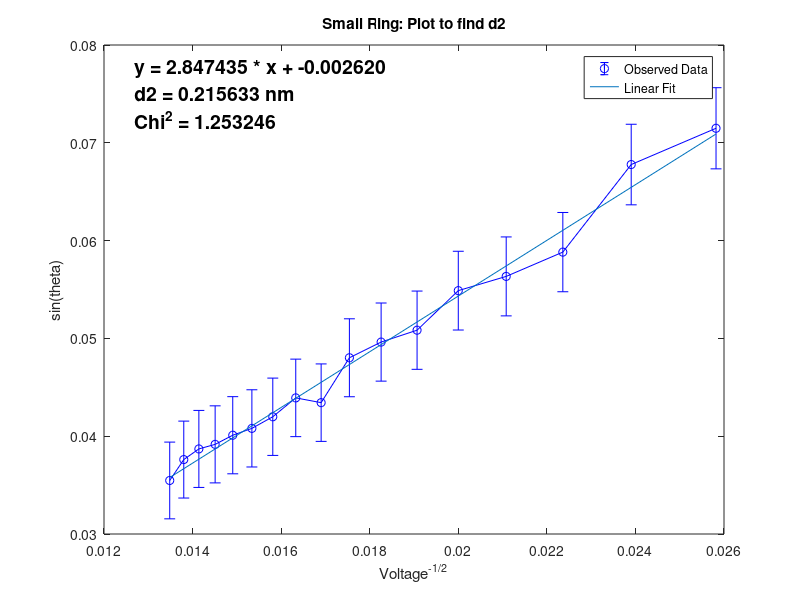
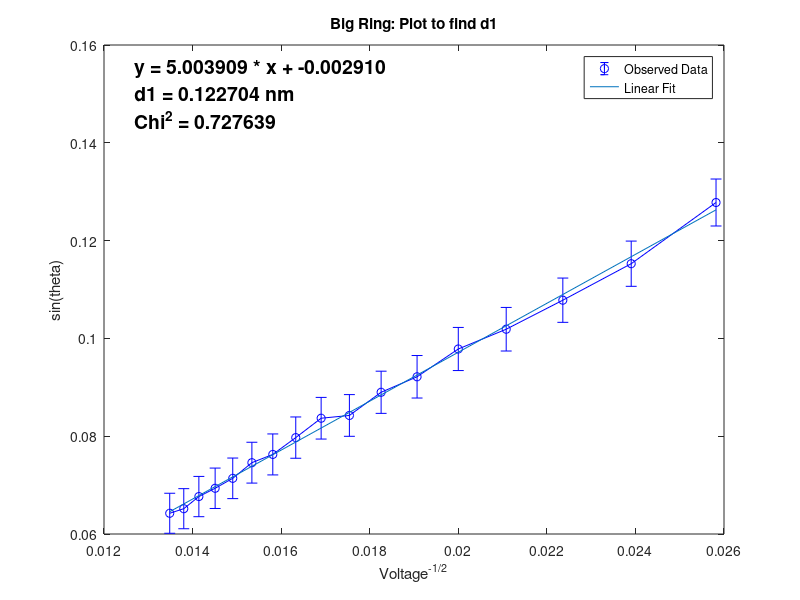

Recreate these plots in MATLAB, in order.
%% Physics 301 Electron Diffraction Lab


%% Importing Raw Data

Vt = [1.5:.25:5.5];
V = 1000 * Vt';

Ds = [36.71;34.85;30.33;29.07;28.33;26.27;25.65;24.83;22.48;22.73;21.74;21.13;20.77;20.29;20.05;19.49;18.39];
Db = [63.82;58.01;54.48;51.64;49.69;46.93;45.38;43.05;42.77;40.81;39.10;38.26;36.66;35.64;34.79;33.54;33.07];

L = 130; %+/- 2mm
R = 66; %+/- .1mm
tt = 1.5;

%% Plotting for the small ring

thetaS = 0.5 * atan(Ds./(2*(L-R+(R^2-(Ds/2).^2).^(1/2))));

%% Find Uncertainty in Theta

%Uncertainty due to R uncertainty
Rs = R + .1;
UfromR = thetaS - 0.5 * atan(Ds./(2*(L-Rs+(Rs^2-(Ds/2).^2).^(1/2))));

%Uncertainty due to L uncertainty
Ls = L + 2;
UfromL = thetaS - 0.5 * atan(Ds./(2*(Ls-R+(R^2-(Ds/2).^2).^(1/2))));

%Uncertainty due to D uncertainty
Dss = Ds + 2;
UfromDs = thetaS - 0.5 * atan(Dss./(2*(L-R+(R^2-(Dss/2).^2).^(1/2))));

%Add in quadrature
thetaSerror = (UfromR.^2 + UfromL.^2 + UfromDs.^2).^(1/2);


%% Variables to Plot 

Ys = sin(thetaS);
Xs = V.^(-1/2);

%% Uncertainty in Ys

UYs = Ys - sin(thetaS + thetaSerror);

%% Plotting and Fitting

ps = polyfit(Xs,Ys,1);
PS = Xs.*ps(1) + ps(2);
d2 = .614 / ps(1);

% Find Chi Squared
chi2s = 0;
for i = 1:length(Xs)
    chi2s = chi2s + ((Ys(i) - PS(i))^2 / (UYs(i)^2));
end

LittleRing = figure(1);

errorbar(Xs,Ys,UYs,'b-o')
hold on
plot(Xs,ps(1)*Xs+ps(2))
ylabel('sin(theta)')
xlabel('Voltage^-^1^/^2')
title('Small Ring: Plot to find d2')
legend('Observed Data','Linear Fit')
hold off
xl = xlim;
yl = ylim;
xt = .05 * (xl(2)-xl(1)) + xl(1);
yt = .9 * (yl(2)-yl(1)) + yl(1);
caption = sprintf('y = %f * x + %f \nd2 = {%f} nm \nChi^2 = {%f}',ps(1),ps(2),d2,chi2s);
text(xt,yt,caption,'FontSize',14,'Color', 'k', 'FontWeight', 'bold');




saveas(LittleRing,'SmallRing_Plotd2.png')

%% Plotting for the big ring

thetaB = 0.5 * atan(Db./(2*(L-R+(R^2-(Db/2).^2).^(1/2))));
%% Find Uncertainty in Theta

%Uncertainty due to R uncertainty
Rs = R + .1;
UfromR = thetaB - 0.5 * atan(Db./(2*(L-Rs+(Rs^2-(Db/2).^2).^(1/2))));

%Uncertainty due to L uncertainty
Ls = L + 2;
UfromL = thetaB - 0.5 * atan(Db./(2*(Ls-R+(R^2-(Db/2).^2).^(1/2))));

%Uncertainty due to D uncertainty
Dbs = Db + 2;
UfromDb = thetaB - 0.5 * atan(Dbs./(2*(L-R+(R^2-(Dbs/2).^2).^(1/2))));

%Add in quadrature
thetaBerror = (UfromR.^2 + UfromL.^2 + UfromDb.^2).^(1/2);

%% Variables to Plot
Yb = sin(thetaB);
Xb = V.^(-1/2);

%% Uncertainty in Yb

UYb = Yb - sin(thetaB + thetaBerror);

%% Plotting and Fitting

pb = polyfit(Xb,Yb,1);
PB = Xb.*pb(1) + pb(2);
d1 = .614 / pb(1);

% Find Chi Squared
chi2b = 0;
for i = 1:length(Xb)
    chi2b = chi2b + ((Yb(i) - PB(i))^2 / (UYb(i)^2));
end

BigRing = figure(2);

errorbar(Xb,Yb,UYb,'b-o')
hold on
plot(Xb,pb(1)*Xb+pb(2))
ylabel('sin(theta)')
xlabel('Voltage^-^1^/^2')
title('Big Ring: Plot to find d1')
legend('Observed Data','Linear Fit')
hold off
xl = xlim;
yl = ylim;
xt = .05 * (xl(2)-xl(1)) + xl(1);
yt = .9 * (yl(2)-yl(1)) + yl(1);
caption = sprintf('y = %f * x + %f \nd1 = {%f} nm \nChi^2 = {%f}',pb(1),pb(2),d1,chi2b);
text(xt,yt,caption,'FontSize',14,'Color', 'k', 'FontWeight', 'bold');

saveas(BigRing,'BigRing_Plotd1.png')
